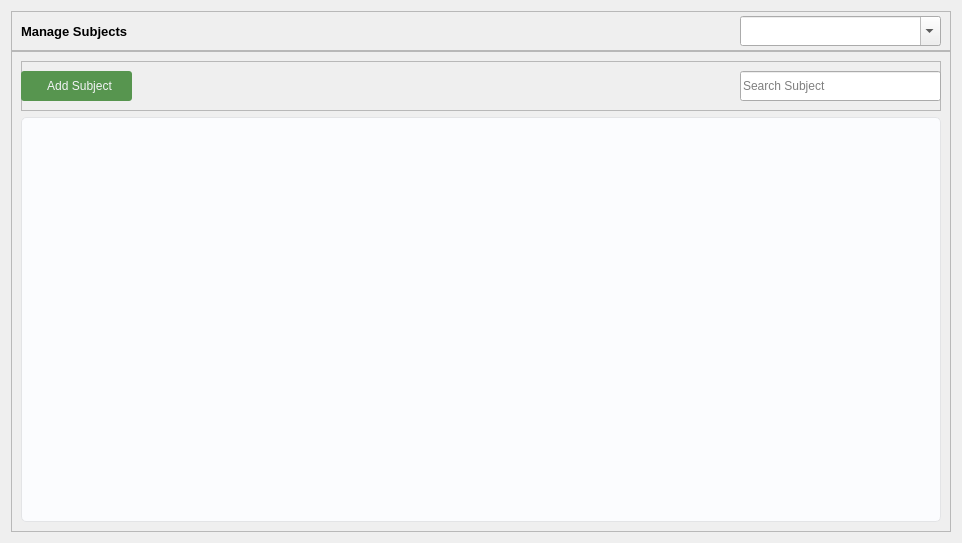
            <widget class="QWidget" name="subjects_window">
             <layout class="QVBoxLayout" name="verticalLayout_9">
              <item alignment="Qt::AlignmentFlag::AlignHCenter|Qt::AlignmentFlag::AlignVCenter">
               <widget class="QWidget" name="container_3" native="true">
                <layout class="QVBoxLayout" name="verticalLayout_11">
                 <property name="spacing">
                  <number>0</number>
                 </property>
                 <property name="leftMargin">
                  <number>0</number>
                 </property>
                 <property name="topMargin">
                  <number>0</number>
                 </property>
                 <property name="rightMargin">
                  <number>0</number>
                 </property>
                 <property name="bottomMargin">
                  <number>0</number>
                 </property>
                 <item>
                  <widget class="QFrame" name="title_container_2">
                   <property name="minimumSize">
                    <size>
                     <width>0</width>
                     <height>40</height>
                    </size>
                   </property>
                   <property name="maximumSize">
                    <size>
                     <width>16777215</width>
                     <height>40</height>
                    </size>
                   </property>
                   <property name="frameShape">
                    <enum>QFrame::Shape::StyledPanel</enum>
                   </property>
                   <property name="frameShadow">
                    <enum>QFrame::Shadow::Raised</enum>
                   </property>
                   <widget class="SearchableComboBox" name="subjects_class_filter">
                    <property name="geometry">
                     <rect>
                      <x>729</x>
                      <y>5</y>
                      <width>201</width>
                      <height>30</height>
                     </rect>
                    </property>
                    <property name="editable">
                     <bool>true</bool>
                    </property>
                    <property name="currentText">
                     <string/>
                    </property>
                    <property name="placeholderText">
                     <string>Filter By Class</string>
                    </property>
                   </widget>
                   <widget class="QLabel" name="title_2">
                    <property name="geometry">
                     <rect>
                      <x>10</x>
                      <y>10</y>
                      <width>251</width>
                      <height>21</height>
                     </rect>
                    </property>
                    <property name="font">
                     <font>
                      <pointsize>10</pointsize>
                      <bold>true</bold>
                     </font>
                    </property>
                    <property name="text">
                     <string>Manage Subjects</string>
                    </property>
                   </widget>
                  </widget>
                 </item>
                 <item>
                  <widget class="QFrame" name="modules_cnt_2">
                   <property name="frameShape">
                    <enum>QFrame::Shape::StyledPanel</enum>
                   </property>
                   <property name="frameShadow">
                    <enum>QFrame::Shadow::Raised</enum>
                   </property>
                   <layout class="QVBoxLayout" name="verticalLayout_8">
                    <item>
                     <widget class="QFrame" name="module_header_cnt_2">
                      <property name="minimumSize">
                       <size>
                        <width>0</width>
                        <height>50</height>
                       </size>
                      </property>
                      <property name="maximumSize">
                       <size>
                        <width>16777215</width>
                        <height>50</height>
                       </size>
                      </property>
                      <property name="frameShape">
                       <enum>QFrame::Shape::StyledPanel</enum>
                      </property>
                      <property name="frameShadow">
                       <enum>QFrame::Shadow::Raised</enum>
                      </property>
                      <widget class="QPushButton" name="subjects_add_btn">
                       <property name="geometry">
                        <rect>
                         <x>0</x>
                         <y>10</y>
                         <width>111</width>
                         <height>30</height>
                        </rect>
                       </property>
                       <property name="styleSheet">
                        <string notr="true">padding: 5px;
background: #57954F;
color: #F3F4F6;
border-radius: 3px;</string>
                       </property>
                       <property name="text">
                        <string>  Add Subject</string>
                       </property>
                       <property name="icon">
                        <iconset resource="../assets/icons.qrc">
                         <normaloff>:/icons/icons/plus.svg</normaloff>:/icons/icons/plus.svg</iconset>
                       </property>
                       <property name="iconSize">
                        <size>
                         <width>14</width>
                         <height>14</height>
                        </size>
                       </property>
                      </widget>
                      <widget class="QLineEdit" name="subjects_search">
                       <property name="geometry">
                        <rect>
                         <x>719</x>
                         <y>10</y>
                         <width>201</width>
                         <height>30</height>
                        </rect>
                       </property>
                       <property name="placeholderText">
                        <string>Search Subject</string>
                       </property>
                      </widget>
                     </widget>
                    </item>
                    <item>
                     <widget class="QFrame" name="subjects_table_container">
                      <property name="minimumSize">
                       <size>
                        <width>920</width>
                        <height>405</height>
                       </size>
                      </property>
                      <property name="maximumSize">
                       <size>
                        <width>910</width>
                        <height>16777215</height>
                       </size>
                      </property>
                      <property name="styleSheet">
                       <string notr="true">QWidget#subjects_table_container{
background: #FBFCFE;
border-radius: 5px;
border: 1px solid #E3E4E6;
}</string>
                      </property>
                      <property name="frameShape">
                       <enum>QFrame::Shape::StyledPanel</enum>
                      </property>
                      <property name="frameShadow">
                       <enum>QFrame::Shadow::Raised</enum>
                      </property>
                      <layout class="QVBoxLayout" name="subjects_table_layout">
                       <property name="spacing">
                        <number>0</number>
                       </property>
                       <property name="leftMargin">
                        <number>0</number>
                       </property>
                       <property name="topMargin">
                        <number>0</number>
                       </property>
                       <property name="rightMargin">
                        <number>0</number>
                       </property>
                       <property name="bottomMargin">
                        <number>0</number>
                       </property>
                      </layout>
                     </widget>
                    </item>
                   </layout>
                  </widget>
                 </item>
                </layout>
               </widget>
              </item>
             </layout>
            </widget>
